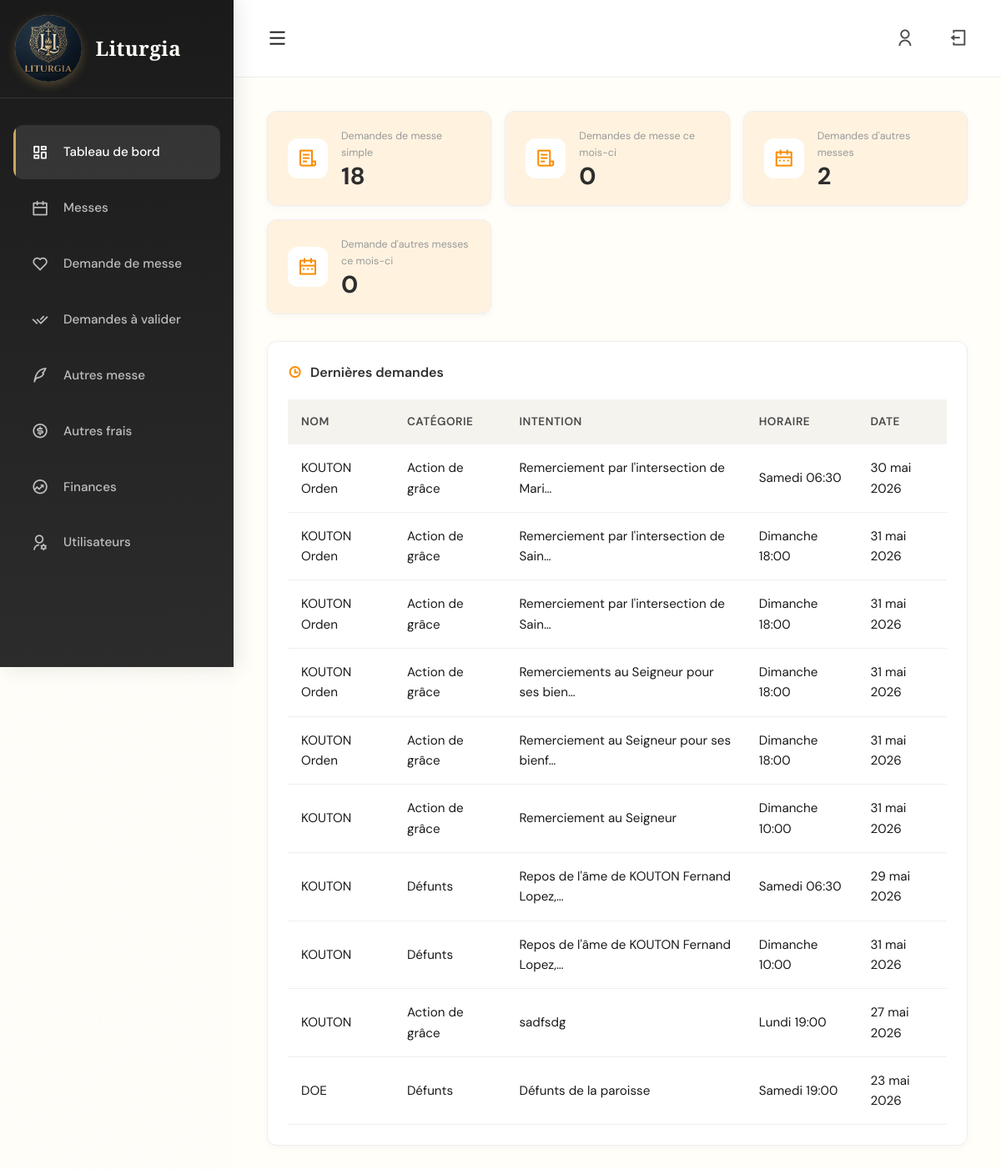
Page /dashboard/ (signed in) on the committed database.
### intentions/models.py (models this page shows, shortened)
class Intention(models.Model):
    demandeur = models.ForeignKey(Demandeur, on_delete=models.CASCADE)
    intention = models.TextField()
    categorie = models.CharField(max_length=100, blank=True, null=True)
    nombre = models.PositiveIntegerField(default=1)
    date_debut = models.DateField()
    date_fin = models.DateField(blank=True, null=True)
    horaire = models.ForeignKey('messes.HoraireMesse', on_delete=models.SET_NULL, null=True)
    montant = models.DecimalField(max_digits=10, decimal_places=2, blank=True, null=True)
    statut = models.CharField(max_length=20)
    enregistre_par = models.ForeignKey(
        settings.AUTH_USER_MODEL, on_delete=models.SET_NULL,
        null=True, blank=True, related_name='intentions_enregistrees'
    )
    role_enregistreur = models.CharField(max_length=100, blank=True, null=True)
    created_at = models.DateTimeField(auto_now_add=True)

class Demandeur(models.Model):
    nom = models.CharField(max_length=255)
    telephone = models.CharField(max_length=20, blank=True, null=True)

### messes/models.py (models this page shows, shortened)
class HoraireMesse(models.Model):
    JOUR_CHOICES = (
        (0, 'Lundi'),
        (1, 'Mardi'),
        (2, 'Mercredi'),
        (3, 'Jeudi'),
        (4, 'Vendredi'),
        (5, 'Samedi'),
        (6, 'Dimanche'),
    )
    TYPE_CHOICES = (
        ('normal', 'Normal'),
        ('special', 'Spécial'),
    )
    jour = models.IntegerField(choices=JOUR_CHOICES)
    heure = models.TimeField()
    type = models.CharField(max_length=10, choices=TYPE_CHOICES, default='normal')
    fete = models.CharField(max_length=100, blank=True, null=True)

### dashboard/views.py (the view)
# urls.py: path('', views.dashboard, name='dashboard'),
@login_required
def dashboard(request):
    user = request.user
    total_messes = HoraireMesse.objects.count()
    total_intentions = Intention.objects.count()
    total_autre_messe = MesseSpeciale.objects.count()
    intentions_ce_mois = Intention.objects.filter(
        date_debut__year=today.year,
        date_debut__month=today.month
    ).filter(statut='validee').count()
    autre_messe_ce_mois = MesseSpeciale.objects.filter(
        created_at__year=today.year,
        created_at__month=today.month
    ).count()
    dernieres_intentions = Intention.objects.select_related(
        "demandeur", "horaire"
    ).filter(
        statut='validee'
    ).order_by("-created_at")[:10]
    context = {
        "total_messes": total_messes,
        "total_intentions": total_intentions,
        'total_autre_messe': total_autre_messe,
        "intentions_ce_mois": intentions_ce_mois,
        "dernieres_intentions": dernieres_intentions,
        "autre_messe_ce_mois": autre_messe_ce_mois,
    }
    return render(request, "dashboard.html", context)

### dashboard/templates/dashboard.html (shortened to what this page needs)
{% extends "base.html" %}
{% block content %}
<div class="page-content" id="dashboard-content" style="animation: fadeInUp 0.6s ease;">
    <div style="display: grid; grid-template-columns: repeat(auto-fit, minmax(200px, 1fr)); gap: 1rem; margin-bottom: 2rem;">
        <div class="stat-card" style="background: #fff3e0; border-radius: 12px; padding: 1.25rem 1.5rem; border: 1px solid #eee; display: flex; align-items: center; gap: 1rem; box-shadow: 0 2px 8px rgba(0,0,0,0.04);">
            <div style="width: 48px; height: 48px; border-radius: 12px; background: #fff; display: flex; align-items: center; justify-content: center; flex-shrink: 0;">
                <i class="ri-file-list-3-line" style="font-size: 1.5rem; color: #fb8c00;"></i>
            </div>
            <div>
                <p style="font-size: 0.78rem; color: #999; margin: 0 0 0.2rem;">Demandes de messe simple</p>
                <p style="font-size: 1.8rem; font-weight: 700; margin: 0; color: #2e2e2e; line-height: 1;">{{ total_intentions }}</p>
            </div>
        </div>
        <div class="stat-card" style="background: #fff3e0; border-radius: 12px; padding: 1.25rem 1.5rem; border: 1px solid #eee; display: flex; align-items: center; gap: 1rem; box-shadow: 0 2px 8px rgba(0,0,0,0.04);">
            <div style="width: 48px; height: 48px; border-radius: 12px; background: #fff; display: flex; align-items: center; justify-content: center; flex-shrink: 0;">
                <i class="ri-file-list-3-line" style="font-size: 1.5rem; color: #fb8c00;"></i>
            </div>
            <div>
                <p style="font-size: 0.78rem; color: #999; margin: 0 0 0.2rem;">Demandes de messe ce mois-ci</p>
                <p style="font-size: 1.8rem; font-weight: 700; margin: 0; color: #2e2e2e; line-height: 1;">{{ intentions_ce_mois }}</p>
            </div>
        </div>
        <div class="stat-card" style="background: #fff3e0; border-radius: 12px; padding: 1.25rem 1.5rem; border: 1px solid #eee; display: flex; align-items: center; gap: 1rem; box-shadow: 0 2px 8px rgba(0,0,0,0.04);">
            <div style="width: 48px; height: 48px; border-radius: 12px; background: #fff; display: flex; align-items: center; justify-content: center; flex-shrink: 0;">
                <i class="ri-calendar-2-line" style="font-size: 1.5rem; color: #fb8c00;"></i>
            </div>
            <div>
                <p style="font-size: 0.78rem; color: #999; margin: 0 0 0.2rem;">Demandes d'autres messes</p>
                <p style="font-size: 1.8rem; font-weight: 700; margin: 0; color: #2e2e2e; line-height: 1;">{{ total_autre_messe }}</p>
            </div>
        </div>
        <div class="stat-card" style="background: #fff3e0; border-radius: 12px; padding: 1.25rem 1.5rem; border: 1px solid #eee; display: flex; align-items: center; gap: 1rem; box-shadow: 0 2px 8px rgba(0,0,0,0.04);">
            <div style="width: 48px; height: 48px; border-radius: 12px; background: #fff; display: flex; align-items: center; justify-content: center; flex-shrink: 0;">
                <i class="ri-calendar-2-line" style="font-size: 1.5rem; color: #fb8c00;"></i>
            </div>
            <div>
                <p style="font-size: 0.78rem; color: #999; margin: 0 0 0.2rem;">Demande d'autres messes ce mois-ci</p>
                <p style="font-size: 1.8rem; font-weight: 700; margin: 0; color: #2e2e2e; line-height: 1;">{{ autre_messe_ce_mois }}</p>
            </div>
        </div>
    </div>
    <div class="card" style="border-radius: 12px; padding: 1.5rem; border: 1px solid #eee; box-shadow: 0 2px 8px rgba(0,0,0,0.04);">
        <h3 style="font-size: 1rem; font-weight: 600; margin: 0 0 1.25rem; color: #2e2e2e;">
            <i class="ri-time-line" style="color: #fb8c00; margin-right: 0.4rem;"></i>
            Dernières demandes
        </h3>
        <div class="table-container">
            <table>
                <thead>
                    <tr>
                        <th>Nom</th>
                        <th>Catégorie</th>
                        <th>Intention</th>
                        <th>Horaire</th>
                        <th>Date</th>
                    </tr>
                </thead>
                <tbody>
                    {% for i in dernieres_intentions %}
                    <tr>
                        <td>{{ i.demandeur.nom }}</td>
                        <td>{{ i.categorie|default:"—" }}</td>
                        <td>{{ i.intention|truncatechars:40 }}</td>
                        <td>{{ i.horaire.get_jour_display }} {{ i.horaire.heure }}</td>
                        <td>{{ i.date_debut }}</td>
                    </tr>
                    {% empty %}
                    <tr>
                        <td colspan="5" style="text-align: center; color: #aaa;">Aucune demande enregistrée</td>
                    </tr>
                    {% endfor %}
                </tbody>
            </table>
        </div>
    </div>
</div>
{% endblock %}

### static/css/dash.css (style rules this page uses)
:root { --ivory: #FFFEF9; --charcoal: #1A1A1A; --taupe: #A89080; --gold: #C9A961; --slate: #4A4A4A; --cream: #F5F3EE; --sage: #8B9A7E; --shadow: rgba(26, 26, 26, 0.08); --border: rgba(168, 144, 128, 0.15); }
* { margin: 0; padding: 0; box-sizing: border-box; }
body { font-family: 'DM Sans', sans-serif; background: var(--ivory); color: var(--charcoal); overflow-x: hidden; line-height: 1.6; }
body::before { content: ''; position: fixed; top: 0; left: 0; width: 100%; height: 100%; opacity: 0.025; z-index: 0; pointer-events: none; }
.stat-card { background: white; padding: 1.75rem; border-radius: 16px; border: 1px solid var(--border); transition: all 0.4s cubic-bezier(0.4, 0, 0.2, 1); position: relative; overflow: hidden; }
.stat-card::before { content: ''; position: absolute; top: 0; left: 0; width: 100%; height: 3px; background: linear-gradient(90deg, var(--gold), var(--taupe)); transform: scaleX(0); transition: transform 0.4s ease; }
.card { background: white; border-radius: 16px; border: 1px solid var(--border); padding: 2rem; animation: fadeInUp 0.6s ease; }
.table-container { overflow-x: auto; }
table { width: 100%; border-collapse: collapse; }
thead { background: var(--cream); }
th { padding: 1rem; text-align: left; font-weight: 600; font-size: 0.85rem; text-transform: uppercase; letter-spacing: 0.5px; color: var(--slate); }
td { padding: 1rem; border-bottom: 1px solid var(--border); font-size: 0.95rem; }

### rows in the picture
Intention: demandeur.nom "KOUTON Orden", categorie "Action de grâce", intention "Remerciement par l'intersection de Mari…", horaire.jour "Samedi", horaire.heure "06:30", date_debut "30 mai 2026"
Intention: demandeur.nom "KOUTON Orden", categorie "Action de grâce", intention "Remerciement par l'intersection de Sain…", horaire.jour "Dimanche", horaire.heure "18:00", date_debut "31 mai 2026"
Intention: demandeur.nom "KOUTON Orden", categorie "Action de grâce", intention "Remerciement par l'intersection de Sain…", horaire.jour "Dimanche", horaire.heure "18:00", date_debut "31 mai 2026"
Intention: demandeur.nom "KOUTON Orden", categorie "Action de grâce", intention "Remerciements au Seigneur pour ses bien…", horaire.jour "Dimanche", horaire.heure "18:00", date_debut "31 mai 2026"
Intention: demandeur.nom "KOUTON Orden", categorie "Action de grâce", intention "Remerciement au Seigneur pour ses bienf…", horaire.jour "Dimanche", horaire.heure "18:00", date_debut "31 mai 2026"
Intention: demandeur.nom "KOUTON", categorie "Action de grâce", intention "Remerciement au Seigneur", horaire.jour "Dimanche", horaire.heure "10:00", date_debut "31 mai 2026"
Intention: demandeur.nom "KOUTON", categorie "Défunts", intention "Repos de l'âme de KOUTON Fernand Lopez,…", horaire.jour "Samedi", horaire.heure "06:30", date_debut "29 mai 2026"
Intention: demandeur.nom "KOUTON", categorie "Défunts", intention "Repos de l'âme de KOUTON Fernand Lopez,…", horaire.jour "Dimanche", horaire.heure "10:00", date_debut "31 mai 2026"
Intention: demandeur.nom "KOUTON", categorie "Action de grâce", intention "sadfsdg", horaire.jour "Lundi", horaire.heure "19:00", date_debut "27 mai 2026"
Intention: demandeur.nom "DOE", categorie "Défunts", intention "Défunts de la paroisse", horaire.jour "Samedi", horaire.heure "19:00", date_debut "23 mai 2026"

### other values in the picture
{{ total_intentions }} "18"
{{ intentions_ce_mois }} "0"
{{ total_autre_messe }} "2"
{{ autre_messe_ce_mois }} "0"
